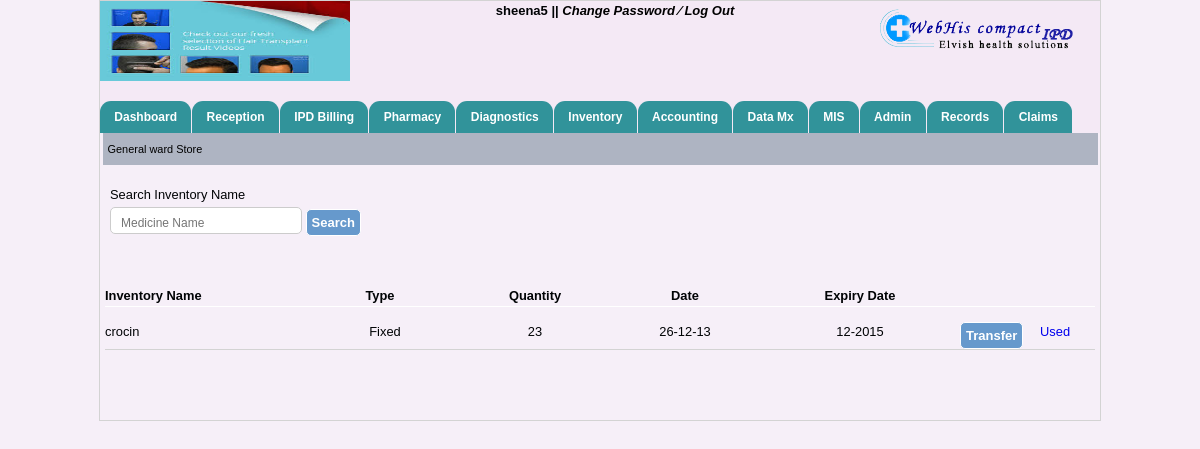
Screenshot of /general_ward_store.php (signed in) with the database file from the repository.
### tables this page shows
CREATE TABLE IF NOT EXISTS `hospitals_info` (
  `hospital_name` varchar(40) NOT NULL,
  `hospital_add` varchar(40) NOT NULL,
  `hospital_email` varchar(40) NOT NULL,
  `hospital_helpline` int(40) NOT NULL,
  `hospital_fax` int(40) NOT NULL,
  `reception_no` varchar(100) NOT NULL,
  `ambulance_no` varchar(100) NOT NULL,
  `emergency_no` varchar(100) NOT NULL,
  `logo_path` varchar(200) NOT NULL,
  `img_path` varchar(200) NOT NULL
);

CREATE TABLE IF NOT EXISTS `ot_store` (
  `ot_id` int(200) NOT NULL AUTO_INCREMENT,
  `in_id` int(200) NOT NULL,
  `incharge_name` varchar(200) NOT NULL,
  `i_name` varchar(200) NOT NULL,
  `type` varchar(200) NOT NULL,
  `quantity` int(11) NOT NULL,
  `ex_date` varchar(200) NOT NULL,
  `date` varchar(200) NOT NULL,
  `time` varchar(200) NOT NULL,
  `type_of_store` varchar(200) NOT NULL,
  PRIMARY KEY (`ot_id`)
);

### general_ward_store.php (the view, shortened to what this page needs)
<?php
    include("header.php");
include("menubar.php");
?>
  <div id="opd_bill" style="height:20px; padding-left:5px;">
          General ward Store
    </div>
  <div style="width:990px; margin:20px auto;" id="search_exist">
          <div id="search_txt" class="p_adding">Search Inventory Name</div>
            <div class="p_adding">
              <span>
<input type="text" name="search" placeholder="Medicine Name" id="inputStringCo" onKeyUp="lookupCo(this.value);" onBlur="fillCo();"  /></span>
                <span><input type="submit" name="find" value="Search" class="btn"/></span>
            </div>
        </div>
   <div style="width:990px; margin:50px auto;">
         <div class="field_bg">
              <div style="float:left; width:200px; "><strong>Inventory Name</strong></div>
              <div style="float:left; width:150px; text-align:center; margin-right:5px;"><strong>Type</strong></div>
              <div style="float:left; width:150px; text-align:center "><strong>Quantity</strong></div>
              <div style="float:left; width:150px; text-align:center "><strong>Date</strong></div>
              <div style="float:left; width:200px; text-align:center "><strong>Expiry Date</strong></div>
                <?php $res3=mysql_query("select * from ot_store where type_of_store='General Word Store'");
                while($row3=mysql_fetch_array($res3)){
                    $ot_id=$row3[0];?>
                  <div class="cls" style="margin-bottom:15px; height:1px; background:#FFF;"></div>
                  <form method="post" action="main_store_tran.php">
                    <div style="float:left; width:200px; margin-right:5px;"><?php echo $row3[3];?></div>
                          <div style="float:left; width:150px; text-align:center"><?php echo $row3[4]; ?></div>
                    <div style="float:left; width:150px; text-align:center"><?php echo $row3[5];?></div>
                      <div style="float:left; width:150px; text-align:center"><?php echo $row3[7];?></div>
                    <div style="float:left; width:200px;  text-align:center"><?php echo $row3[6];?></div>
                    <div style="float:left; width: 80px; "><input type="submit"name="transfer1" value="Transfer" class="btn"/></div>
                     <div style="float:left; width: 20px; "><a href='used_inventrey.php?used=<?php echo $ot_id; ?> '>Used</a></div>
                <div class="cls" style="margin-top:15px;  border-bottom:1px solid lightgray;"></div>
        </form>
             <?php
             }
             ?>
      </div>
  </div>
  <?php
    include("footer.php");
  ?>

### header.php (shortened to what this page needs)
<!DOCTYPE html PUBLIC "-//W3C//DTD XHTML 1.0 Transitional//EN" "http://www.w3.org/TR/xhtml1/DTD/xhtml1-transitional.dtd">
<html xmlns="http://www.w3.org/1999/xhtml">
<head>
    <link rel="stylesheet" href="includes1/searchStyle.css" type="text/css">
    <link rel="stylesheet" href="includes2/searchStyle.css" type="text/css">
    <link rel="stylesheet" href="includesConsumable/searchStyle.css" type="text/css">
    <link rel="stylesheet" href="includesMedicine/searchStyle.css" type="text/css">
    <link rel="stylesheet" href="includesAd/searchStyle.css" type="text/css">
    <link rel="stylesheet" href="includesCo/searchStyle.css" type="text/css">
	<link rel="stylesheet" href="patient-css.css" type="text/css">
    <link rel="stylesheet" href="includesOt/searchStyle.css" type="text/css">
    <link rel="stylesheet" href="includesIp/searchStyle.css" type="text/css">
    <link rel="stylesheet" href="includesCoP/searchStyle.css" type="text/css">
    <link rel="stylesheet" href="includesVp/searchStyle.css" type="text/css">
    <link rel="stylesheet" href="includesVpP/searchStyle.css" type="text/css">
    <link rel="stylesheet" href="includesD/searchStyle.css" type="text/css">
    <link rel="stylesheet" href="includesDs/searchStyle.css" type="text/css">
    <link rel="stylesheet" href="includesR/searchStyle.css" type="text/css">
    <link rel="stylesheet" href="includesDi/searchStyle.css" type="text/css">
<link rel="stylesheet" type="text/css" href="css/doc.css" />
<link rel="stylesheet" type="text/css" href="css/jquery.timeentry.css" />
<link rel="stylesheet" type="text/css" href="css/jquery.timepicker.css" />
<link rel="stylesheet" type="text/css" href="css/jquey-ui.css" />
<link rel="stylesheet" type="text/css" href="css/login-code.css" />
<link rel="stylesheet" type="text/css" href="css/mainstyle.css" />
<link rel="stylesheet" type="text/css" href="css/style_by.css" />
<link rel="stylesheet" type="text/css" href="css/tabcode.css" />
<link rel="stylesheet" type="text/css" href="css/tab-code.css" />
<link rel="stylesheet" type="text/css" href="css/patient-css.css" />
</head>
<body>
<div id="container">
	<div id="header" style="background:rgba(243, 232, 245, 0.67); width:1000px;">
    	<div id="logo_side">
        	<?php
				$data=mysql_query("select * from hospitals_info");
				$info=mysql_fetch_array($data);
                                echo '<img src="'.$info['logo_path'].'" height="100"/>';
                                ?>
        </div>
        	<div class="welcome" style="width:530px;">
            <span id="sign">
                <?php echo $_SESSION['uname']; echo $_SESSION['uid'];  ?> ||
            	<a href="#">Change Password </a>
                <a href="#">&frasl;</a>
                <a href="log_out.php" onclick="disableBackButton()">Log Out</a>
             </span>
            </div>
        <div id="sign_in_up">
             <div id="power_by"><img src="image/logo.png" align="left"/></div>
        </div>
    </div>

### includesConsumable/searchStyle.css (style rules this page uses)
body { font-family:Arial, Helvetica, sans-serif; font-size:11px; color:000; }

### includesCo/searchStyle.css (style rules this page uses)
body { font-family:Arial, Helvetica, sans-serif; font-size:11px; color:000; }

### includesOt/searchStyle.css (style rules this page uses)
body { font-family:Arial, Helvetica, sans-serif; font-size:11px; color:000; }

### includesIp/searchStyle.css (style rules this page uses)
body { font-family:Arial, Helvetica, sans-serif; font-size:11px; color:000; }

### includesCoP/searchStyle.css (style rules this page uses)
body { font-family:Arial, Helvetica, sans-serif; font-size:11px; color:000; }

### includesVp/searchStyle.css (style rules this page uses)
body { font-family:Arial, Helvetica, sans-serif; font-size:11px; color:000; }

### includesVpP/searchStyle.css (style rules this page uses)
body { font-family:Arial, Helvetica, sans-serif; font-size:11px; color:000; }

### includesD/searchStyle.css (style rules this page uses)
body { font-family:Arial, Helvetica, sans-serif; font-size:11px; color:000; }

### includesDs/searchStyle.css (style rules this page uses)
body { font-family:Arial, Helvetica, sans-serif; font-size:11px; color:000; }

### includesR/searchStyle.css (style rules this page uses)
body { font-family:Arial, Helvetica, sans-serif; font-size:11px; color:000; }

### includesDi/searchStyle.css (style rules this page uses)
body { font-family:Arial, Helvetica, sans-serif; font-size:11px; color:000; }

### css/doc.css (style rules this page uses)
body { margin:0; padding:0; font-size:80.5%; font-family:Arial,'Lucida sans unicode'; line-height:20px; text-align:left; width:100%; color:#000305; }
* { margin:0px; padding:0px; }
a { text-decoration:none; }
div, table, h1, h2, h3, h4, h5, h6, span, tr, td, img, form { margin:0px; padding:0px; border:none; }
.p_adding { padding:0px 5px; }
#container { margin:0px auto; padding:0px; width:1000px; border:1px solid lightgray; }
#container #header { height:85px; width:1000px; margin:0 auto; }
#container #header #logo_side { width:25%; float:left; }
.welcome { float:left; width:55%; text-align:center; }
#container #header #logo_side img { width:150px; height:80px; margin-top:0px; padding:0px; }
#container #header #sign_in_up { width:20%; float:left; margin-top:0.5%; }

### css/login-code.css (style rules this page uses)
input[type="text"],input[type="password"],input[type="date"] { width: 170px; height: 25px; padding: 5px 10px 0px 10px; margin:2px 0 0px 0; background:#FFF; border-radius: 5px; -moz-border-radius: 5px; -webkit-border-radius: 5px; font-family:Arial, Arial, Helvetica, sans-serif; font-size: 14px; color:#000; border:1px solid #CCC; }

### css/mainstyle.css (style rules this page uses)
body { background:rgba(243, 232, 245, 0.67); margin:0px; padding:0px width:100%; }
html { width:100%; }
.cls { clear:both; }
* { margin:0px; padding:0px; }
* { font:Georgia, "Times New Roman", Times, serif }

### css/style_by.css (style rules this page uses)
* { margin:0px; padding:0px; }
a { text-decoration:none; }
div, table, h1, h2, h3, h4, h5, h6, span, tr, td, img, form { margin:0px; padding:0px; border:none; }
.p_adding { padding:0px 5px; }
#container { margin:0px auto; padding:0px; width:1000px; border:1px solid lightgray; }
#container #header { height:100px; width:1000px; margin:0 auto; }
#container #header #logo_side { width:25%; float:left; }
.welcome { float:left; width:55%; text-align:center; font-weight:700; font-size:13px; }
.welcome #sign a { color:#000; font-style:italic }
#container #header #logo_side img { width:100%; }
#container #header #sign_in_up { width:20%; float:left; margin-top:0.5%; }
#opd_bill { background:#AEB4C2; color:#000; font-size:85%; margin:0 auto; width:98%; padding:6px 1%; }
.btn { background:#6699cc; color:#FFFFFF !important; font-size:13px; padding:5px; cursor:pointer; border:1px solid #FFF; border-radius:5px; font-weight:700; }
input[type="text"] { height:20px; border:1px solid #CCC; border-radius:5px; font-size:12px; font-weight:300; }

### rows the page displays
hospitals_info: logo_path (picture)
ot_store: i_name "crocin", type "Fixed", quantity "23", date "26-12-13", ex_date "12-2015"

### other values shown
$_SESSION['uname'] "sheena"
$_SESSION['uid'] "5"
